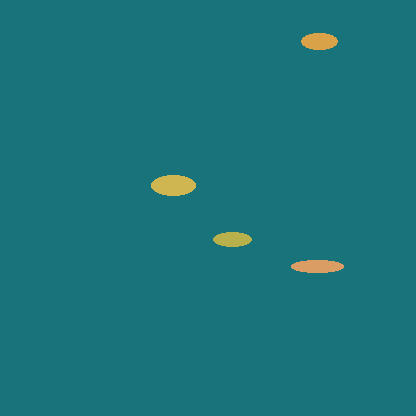
#> input picture images/test/test_000.png, 416 x 416 px; its folder holds only this picture in this run
$ jupyter execute 'PW13_предобработка_и_контуры_рыбы.ipynb'
#> lines starting #> are read from the running program, lines starting #| are printed output that depends on the picture; after the words box and inside, x2 and y2 are one past the last pixel; in counts of white or black regions, pixels touching at a corner belong together
# Практическая работа 13. Предобработка и контуры рыбы
- Исследовать изображения
- Создать воспроизводимый CV baseline

## Цель и результат

Исследовать изображения; Создать воспроизводимый CV baseline.

## Самостоятельное задание

Измените один параметр метода, сравните результат и объясните его значение для аквакультуры.

## Контрольные вопросы

1. Какую ошибку предотвращает использованный протокол?
2. Как интерпретировать результат для специалиста рыбного хозяйства?

## Оценивание

Используйте общую аналитическую рубрику из `assessments/rubric.md`.

[cell 1]
from pathlib import Path
import cv2, matplotlib.pyplot as plt
p=next(Path("../../images/test").glob("*.png")); im=cv2.imread(str(p)); g=cv2.cvtColor(im,cv2.COLOR_BGR2GRAY)
#> further down, im is the input picture: shape (416, 416, 3); mean B, G, R 121.5, 115.7, 27.4
#> after `g = cv2.cvtColor(im, cv2.COLOR_BGR2GRAY)`:
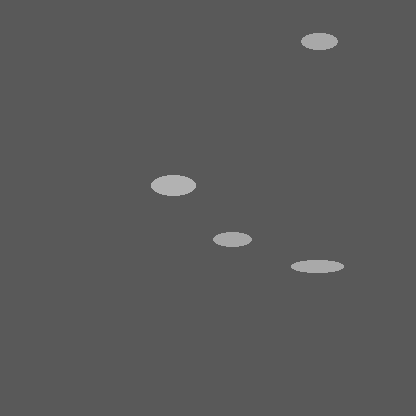
#> g: shape (416, 416); min 89, max 178, mean 90.1
_,mask=cv2.threshold(g,145,255,cv2.THRESH_BINARY); cnt,_=cv2.findContours(mask,cv2.RETR_EXTERNAL,cv2.CHAIN_APPROX_SIMPLE)
#> after `_, mask = cv2.threshold(g, 145, 255, cv2.THRESH_BINARY)`:
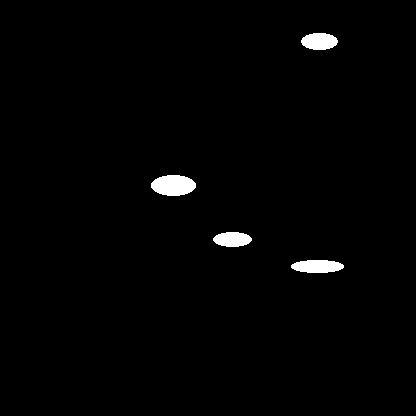
#> mask: shape (416, 416); 1.3% white; 4 white regions
#> after `cnt, _ = cv2.findContours(mask, cv2.RETR_EXTERNAL, cv2.CHAIN_APPROX_SI`: cnt = 4 contours; box (x1, y1, x2, y2) and area: (151, 175, 196, 196) 692, (291, 260, 344, 273) 498, (301, 33, 338, 50) 456, (213, 232, 252, 247) 416
print("Contours",len([c for c in cnt if cv2.contourArea(c)>80])); plt.imshow(mask,cmap="gray");plt.axis("off");
#| Contours 4

$ run again, on images/test/test_004.png
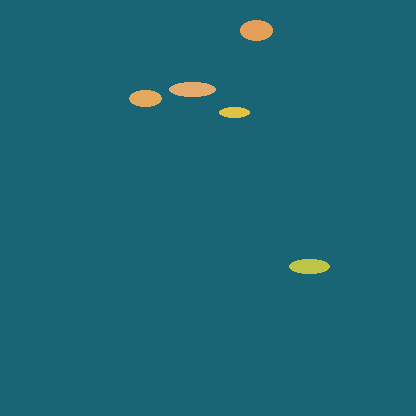
#> input picture images/test/test_004.png, 416 x 416 px
#> im is the input picture: shape (416, 416, 3); mean B, G, R 116.6, 102, 27.6
#> `g = cv2.cvtColor(im, cv2.COLOR_BGR2GRAY)`:
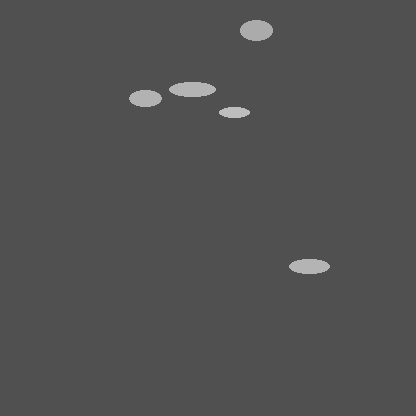
#> g: shape (416, 416); min 80, max 189, mean 81.3
#> `_, mask = cv2.threshold(g, 145, 255, cv2.THRESH_BINARY)`:
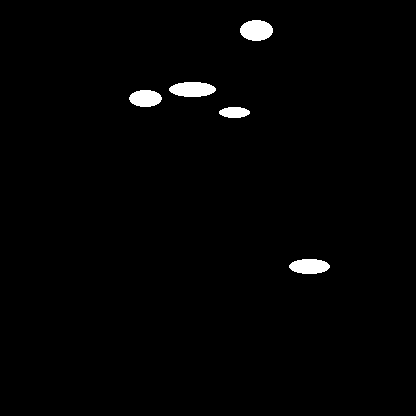
#> mask: shape (416, 416); 1.3% white; 5 white regions
#> cnt = 5 contours; box (x1, y1, x2, y2) and area: (169, 82, 216, 97) 508, (240, 20, 273, 41) 506, (289, 259, 330, 274) 444, (129, 90, 162, 107) 404, (219, 107, 250, 118) 236
#| Contours 5

$ run again, on images/test/test_005.png
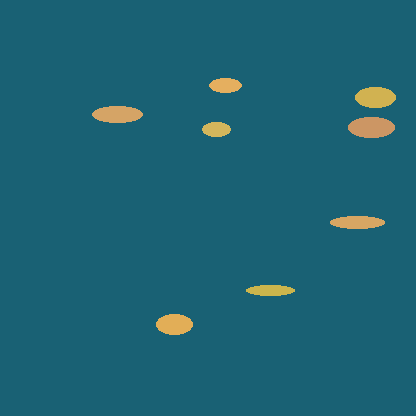
#> input picture images/test/test_005.png, 416 x 416 px
#> im is the input picture: shape (416, 416, 3); mean B, G, R 115.4, 98.9, 29.9
#> `g = cv2.cvtColor(im, cv2.COLOR_BGR2GRAY)`:
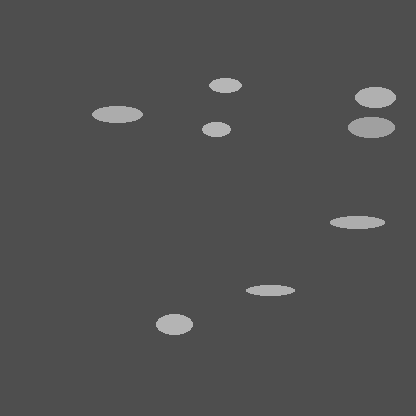
#> g: shape (416, 416); min 78, max 182, mean 80.5
#> `_, mask = cv2.threshold(g, 145, 255, cv2.THRESH_BINARY)`:
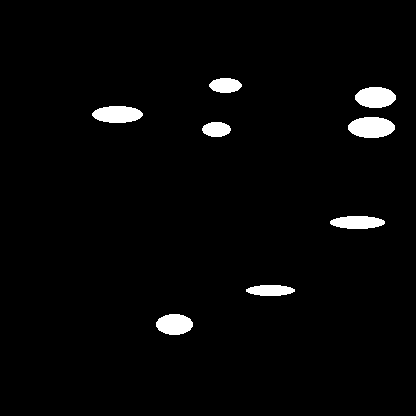
#> mask: shape (416, 416); 2.6% white; 8 white regions
#> cnt = 8 contours; box (x1, y1, x2, y2) and area: (348, 117, 395, 138) 732, (355, 87, 396, 108) 632, (92, 106, 143, 123) 630, (156, 314, 193, 335) 566, (330, 216, 385, 229) 510, (246, 285, 295, 296) 376, (209, 78, 242, 93) 348, (202, 122, 231, 137) 310
#| Contours 8

$ run again, on images/test/test_006.png
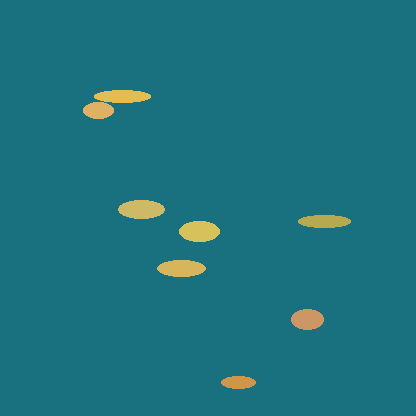
#> input picture images/test/test_006.png, 416 x 416 px
#> im is the input picture: shape (416, 416, 3); mean B, G, R 127, 114.6, 29.8
#> `g = cv2.cvtColor(im, cv2.COLOR_BGR2GRAY)`:
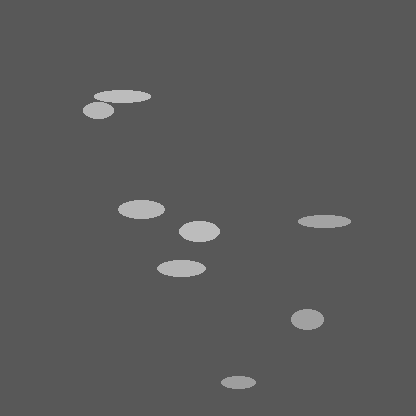
#> g: shape (416, 416); min 88, max 188, mean 90.3
#> `_, mask = cv2.threshold(g, 145, 255, cv2.THRESH_BINARY)`:
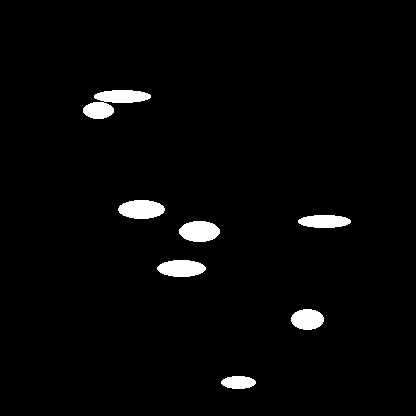
#> mask: shape (416, 416); 2.6% white; 7 white regions
#> cnt = 7 contours; box (x1, y1, x2, y2) and area: (83, 90, 151, 119) 910, (118, 200, 165, 219) 650, (179, 221, 220, 242) 632, (157, 260, 206, 277) 602, (291, 309, 324, 330) 506, (298, 215, 351, 228) 498, (221, 376, 256, 389) 322
#| Contours 7

$ run again, on images/test/test_001.png
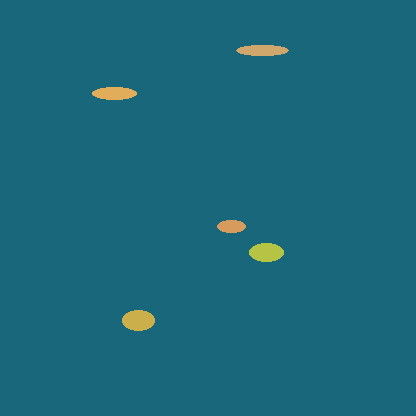
#> input picture images/test/test_001.png, 416 x 416 px
#> im is the input picture: shape (416, 416, 3); mean B, G, R 122.5, 104, 27.4
#> `g = cv2.cvtColor(im, cv2.COLOR_BGR2GRAY)`:
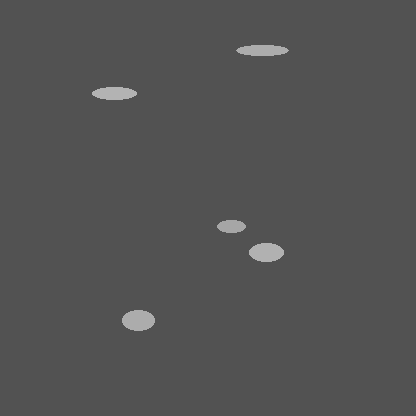
#> g: shape (416, 416); min 82, max 179, mean 83.2
#> `_, mask = cv2.threshold(g, 145, 255, cv2.THRESH_BINARY)`:
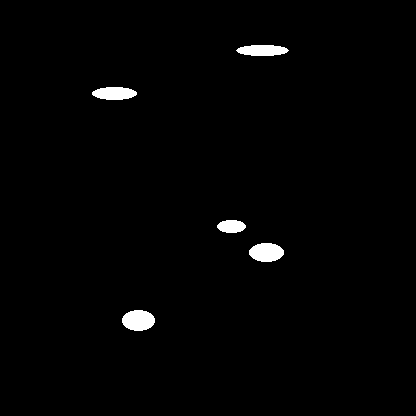
#> mask: shape (416, 416); 1.3% white; 5 white regions
#> cnt = 5 contours; box (x1, y1, x2, y2) and area: (122, 310, 155, 331) 506, (249, 243, 284, 262) 482, (92, 87, 137, 100) 414, (236, 45, 289, 56) 410, (217, 220, 246, 233) 266
#| Contours 5
